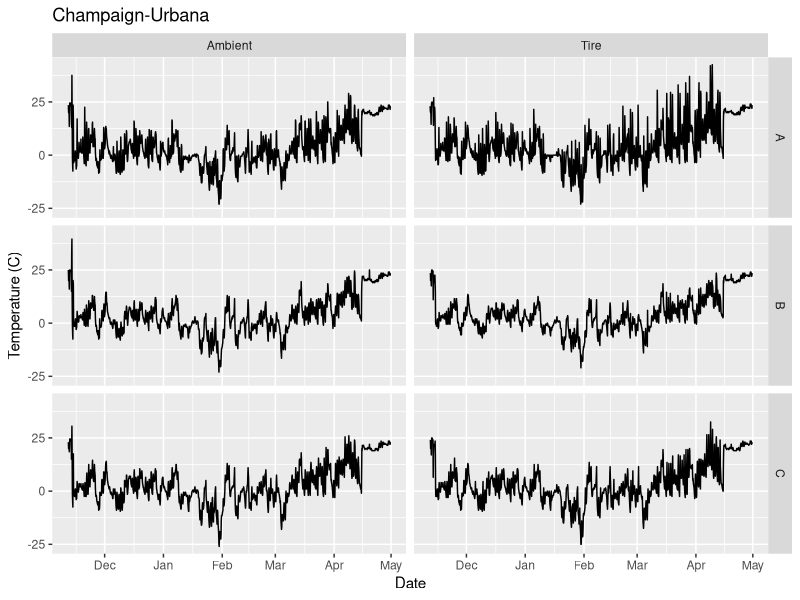
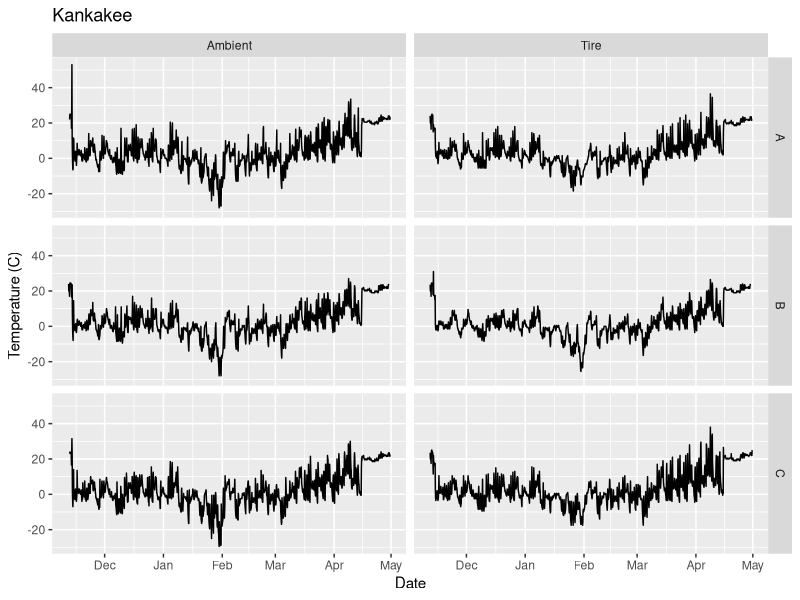
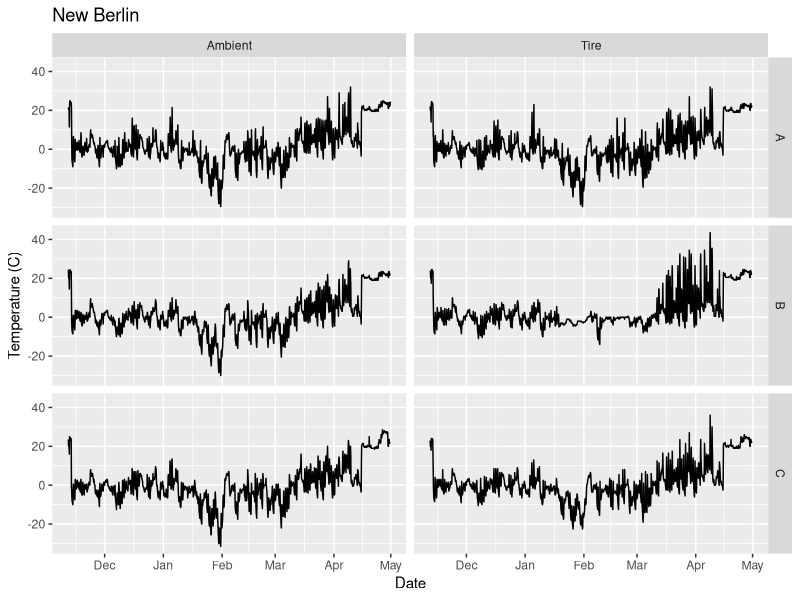
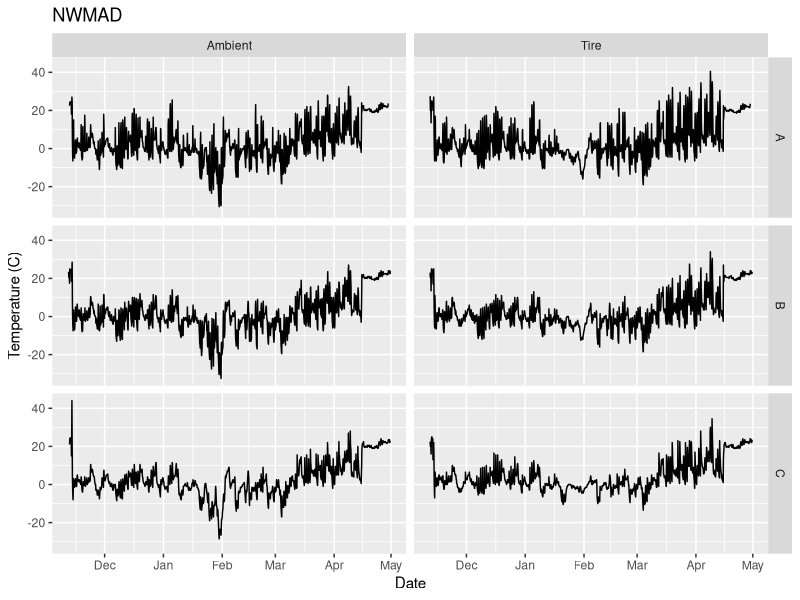
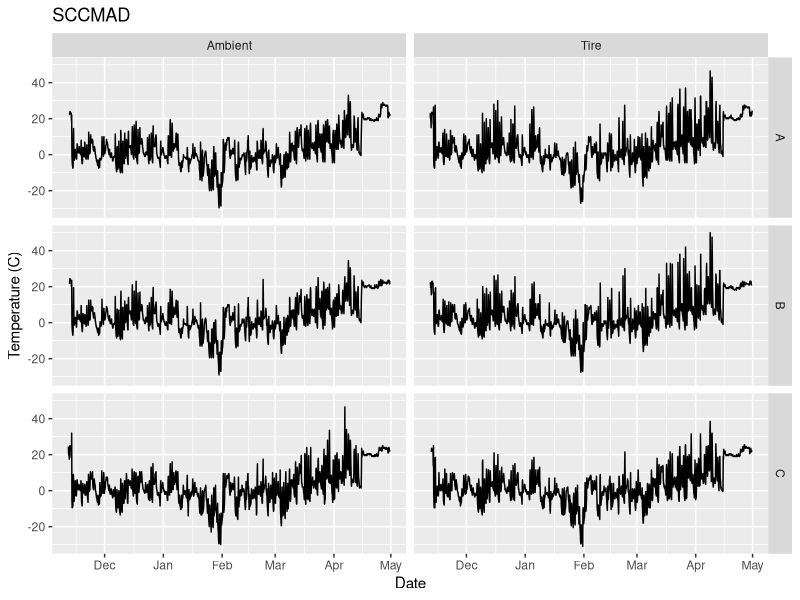

R code for these plots, in order: (Note: this script raises an error after producing the figures.)
#' ---
#' title: "02 OW albopictus Temperature Data Cleaning"
#' author: "Katie Susong"
#' date: "23nd September 2020"
#' ---

# set wd
setwd("~/Documents/CBS PhD/albopictus OW")

#libaries
shhh <- suppressPackageStartupMessages # It's a library, so shhh!
shhh(library(dplyr))
shhh(library(tidyr))
shhh(library(ggplot2))
shhh(library(lubridate))

#import data frames- WIDE
OWw    <- read.csv("Data/OWALL.wide_KMS_092220.csv")
#format corrections
OWw$DateTime <- ymd_hms(OWw$DateTime)


# import data frames - TIDY
OW <- read.csv("Data/OWALL.f_KMS_092220.csv")
#format corrections
OW$DateTime <- ymd_hms(OW$DateTime)

# add an extra wide df
OW <- subset(OW, select =-c(X))
OWxw <- pivot_wider(subset(OW, select = -c(Number)),names_from = c(Type, ABC),values_from = Value)

#'## Reviewing Site for Anomalies
#'
#'As part of the data cleaning process I will visually review that data in each site to 
#'determine if there are any apparent anomalies that need to be explained or coreected
#'
#'#### Time block Temperture Readings
#'
OW %>%
  filter(Location == "Champaign-Urbana") %>%
  ggplot(aes(DateTime, Value))+
  geom_line()+
  facet_grid(ABC~Type) +
  ylab ( "Temperature (C)") +
  xlab( "Date") +
  ggtitle("Champaign-Urbana")
#' The **ambient** and **tire** are fairly consistent within themself. **TireA** shows some
#' much warmer spring days and some greater variation. The FEB cold drop was also visable in both 
#' the **tire** and the **ambient**
#' 
OW %>%
  filter(Location == "Kankakee") %>%
  ggplot(aes(DateTime, Value))+
  geom_line()+
  facet_grid(ABC~Type) +
  ylab ( "Temperature (C)") +
  xlab( "Date") +
  ggtitle("Kankakee")
#' **AmbientA** started much warme than **B** or **C**. **TireC** had greater variation in APR/MAY.
#' the FEB cold drop is visable 
#' 
OW %>%
  filter(Location == "New Berlin") %>%
  ggplot(aes(DateTime, Value))+
  geom_line()+
  facet_grid(ABC~Type) +
  ylab ( "Temperature (C)") +
  xlab( "Date") +
  ggtitle("New Berlin")
#' The **ambient** temperture looks very consitent though out the site. There cold drop that is
#' seen in FEB was reflected in the A and C **tire** replicates. However this is not true in the 
#' B **tire** replicate. I believe this this the replicate that has survival in it. Determing why 
#' this replocate was more warmer could be a key finding. That information may not be possible. 
#' Could the temperature monitoring be repeated this winter (with or with/o eggs) to see if this 
#' is repeated? 
#'
OW %>%
  filter(Location == "NWMAD") %>%
  ggplot(aes(DateTime, Value))+
  geom_line()+
  facet_grid(ABC~Type) +
  ylab ( "Temperature (C)") +
  xlab( "Date") +
  ggtitle("NWMAD")
#' **AmbientC** starts much warmer. The FEB cold drop is only visable in the **ambient** and not in
#' the **tire** 
#' 
OW %>%
  filter(Location == "SCCMAD") %>%
  ggplot(aes(DateTime, Value))+
  geom_line()+
  facet_grid(ABC~Type) +
  ylab ( "Temperature (C)") +
  xlab( "Date") +
  ggtitle("SCCMAD")
#' The **ambient** and **tire** are fairly consistent within themself. The **Tires** are more 
#' consistnet with each other. The FEB cold drop is still viable.
#'
#'## Variable correlation
#'
#' Using an extra wide version of the data set I will compare te **ambient** and **tire** temperatures of 
#' each site at all of the replicates
#' 
#'
#'#### All Locations
#'
pairs(OWw)
#' The **ambient** and **tire ** temperture seem to follow a similar wide distribution there is a 
#' spike in the **difference** temperture around FEB that matches the cold drop and the warm 
#' tire in New Berlin
#' 
#'#### Champaing-Urbana
#'
pairs(filter(OWxw, Location == "Champaign-Urbana"))
#'There are some outliners in this location. When comparing the **ambient** and **tire**
#'tempertures at each replicate there are outliners during the cold snap or during 
#'the spring
#'
#'#### Kankakee
#'
pairs(filter(OWxw, Location == "Kankakee"))
#'There are some outliners in this location. When comparing the **ambient** and **tire**
#'tempertures at each replicate there are outliners during the cold snap or during 
#'the spring
#'
#'#### New Berlin
#'
pairs(filter(OWxw, Location == "New Berlin"))
#' As expected given the warm **tireB** is not linear. **tireB** does not correlate with
#' other tires. The **ambeint** temperatures are correlated.
#' 
#'#### NWMAD
#'
pairs(filter(OWxw, Location == "NWMAD"))
#'All of the **ambeint** and **tire** temperatures are correlated with each other.
#'
#'#### SCCMAD
#'
pairs(filter(OWxw, Location == "SCCMAD"))
#' All of the **ambient** tempertures correlate. The **tire** temperture and is a wider
#' regression but still correlate. The correlation of **tireC** and **ambientC** is non-
#' linear in the spring.
#'  








